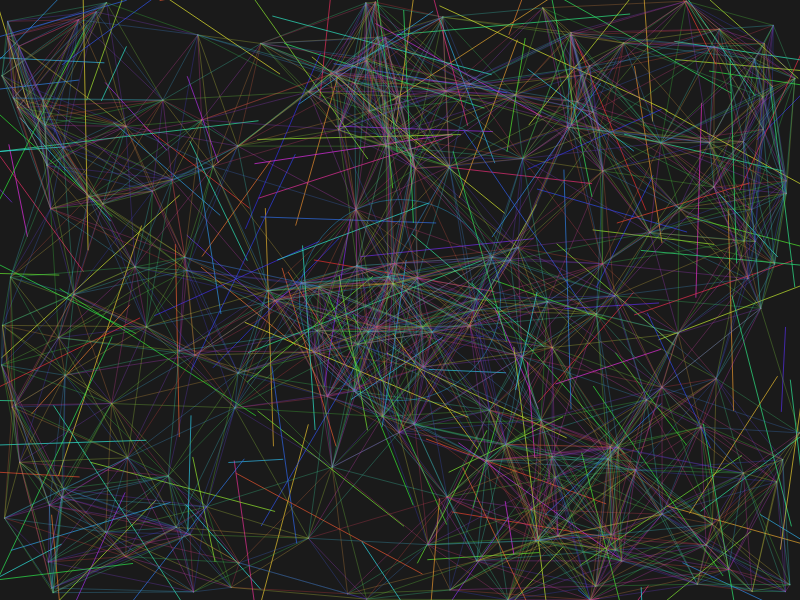
Frame 1 (no input)
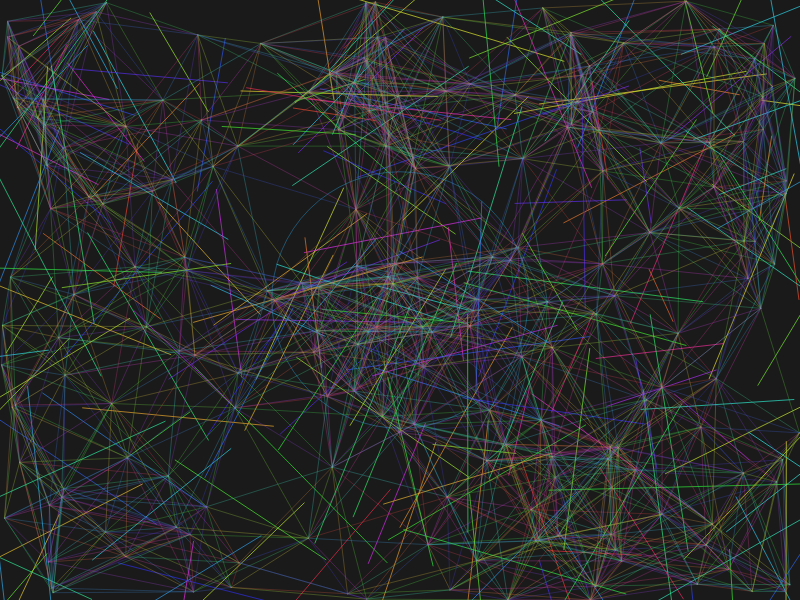
Frame 60 (no input)
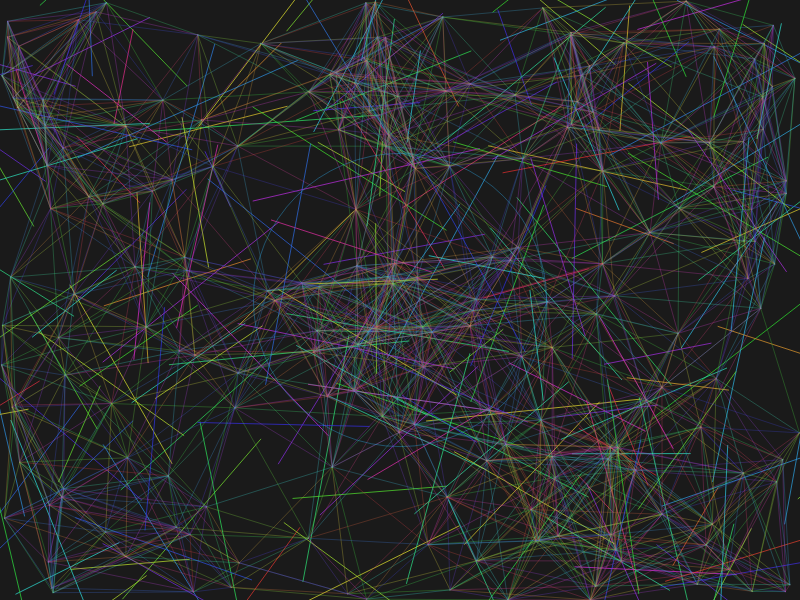
Frame 120 (the mouse pressed at the canvas centre since frame 60)

The p5.js sketch that drew these frames (run headless with seeded random() and noise() and a simulated clock; from frame 60 on, the mouse is pressed at the canvas centre):

// p5.js sketch
// ── sketch.js
let lines = [];
let time = 0;
const numLines = 200;
const waveSpeed = 0.02;
const waveAmplitude = 150;

function setup() {
  createCanvas(800, 600);
  colorMode(HSB, 360, 100, 100, 1);
  noFill();
  strokeWeight(1);

  for (let i = 0; i < numLines; i++) {
    lines.push({
      x: random(width),
      y: random(height),
      angle: random(TWO_PI),
      speed: random(0.005, 0.02),
      length: random(50, 200)
    });
  }
}

function draw() {
  background(0, 0, 10);
  time += waveSpeed;

  for (let i = 0; i < lines.length; i++) {
    let l = lines[i];
    l.angle += l.speed;
    
    const x1 = l.x + cos(l.angle) * l.length * 0.5;
    const y1 = l.y + sin(l.angle) * l.length * 0.5;
    const x2 = l.x - cos(l.angle) * l.length * 0.5;
    const y2 = l.y - sin(l.angle) * l.length * 0.5;

    const waveOffset = sin(time + i * 0.1) * waveAmplitude;
    const waveOffset2 = cos(time * 0.7 + i * 0.15) * waveAmplitude * 0.5;

    const x1w = x1 + waveOffset * cos(l.angle + PI/2);
    const y1w = y1 + waveOffset * sin(l.angle + PI/2);
    const x2w = x2 + waveOffset2 * cos(l.angle + PI/2);
    const y2w = y2 + waveOffset2 * sin(l.angle + PI/2);

    stroke((time * 20 + i * 3) % 360, 80, 90, 0.7);
    line(x1w, y1w, x2w, y2w);
  }

  // Add some connecting lines between nearby lines
  for (let i = 0; i < lines.length; i++) {
    for (let j = i + 1; j < lines.length; j++) {
      const dx = lines[i].x - lines[j].x;
      const dy = lines[i].y - lines[j].y;
      const dist = sqrt(dx * dx + dy * dy);

      if (dist < 150) {
        stroke((time * 10 + i * 2 + j * 3) % 360, 70, 80, 0.3);
        line(lines[i].x, lines[i].y, lines[j].x, lines[j].y);
      }
    }
  }

  // Add central wave motion
  push();
  translate(width/2, height/2);
  const waveRadius = 100 + sin(time * 0.5) * 50;
  stroke(200, 80, 90, 0.4);
  noFill();
  ellipse(0, 0, waveRadius * 2, waveRadius * 2);
  pop();
}
